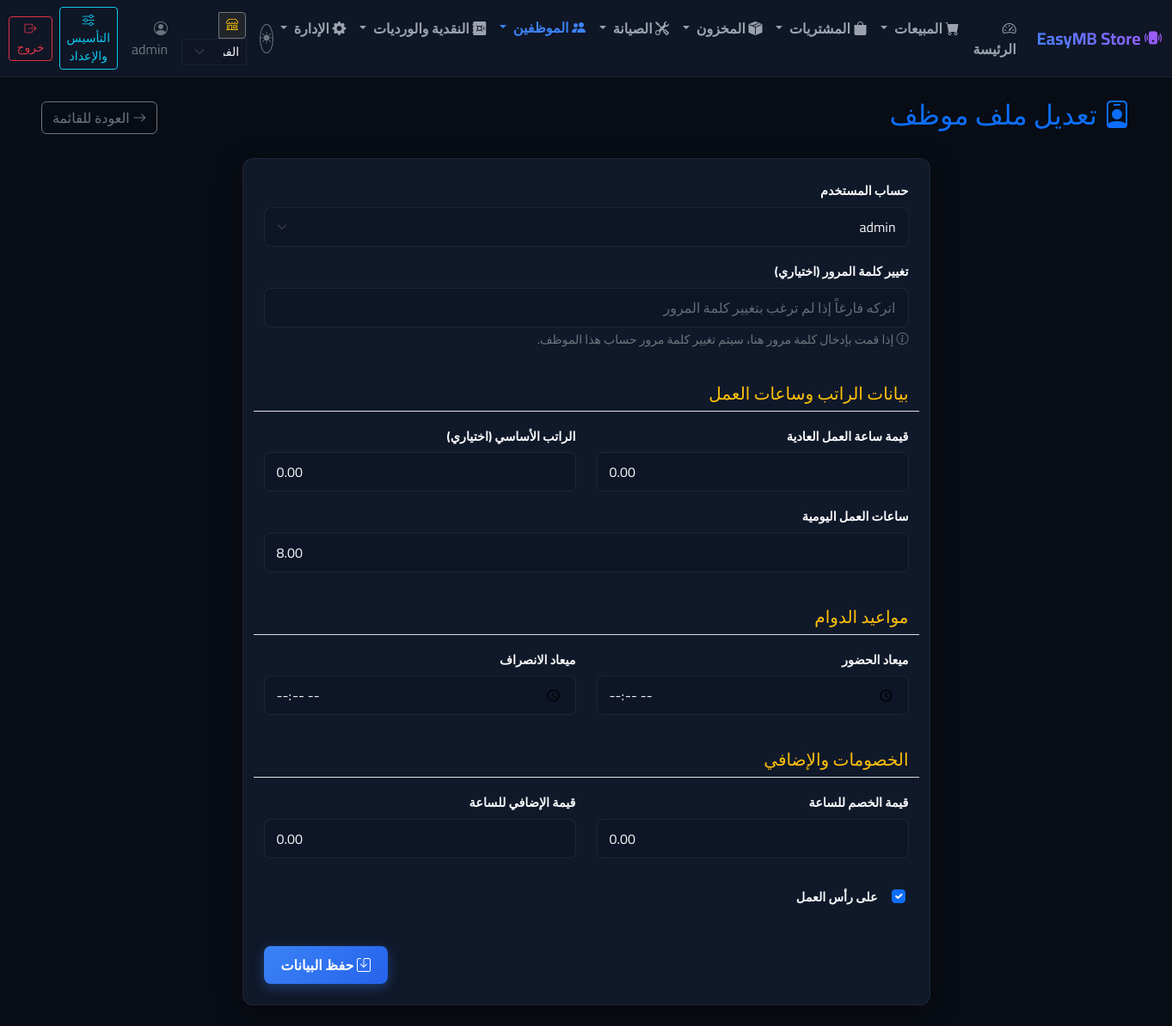
Page /hr/employees/3/edit/ (signed in) on the committed database.
### erp/models.py (models this page shows, shortened)
class EmployeeProfile(models.Model):
    user = models.OneToOneField(User, on_delete=models.CASCADE, related_name='employee_profile', verbose_name="حساب المستخدم")
    active_branch = models.ForeignKey(Branch, on_delete=models.SET_NULL, null=True, blank=True, related_name='active_employees', verbose_name="الفرع النشط حالياً")
    allowed_branches = models.ManyToManyField(Branch, blank=True, related_name='employees', verbose_name="الفروع المسموح بها")
    hourly_rate = models.DecimalField(max_digits=8, decimal_places=2, default=0.00, verbose_name="قيمة ساعة العمل العادية")
    daily_working_hours = models.DecimalField(max_digits=4, decimal_places=2, default=8.00, verbose_name="ساعات العمل اليومية")
    shift_start_time = models.TimeField(null=True, blank=True, verbose_name="ميعاد الحضور")
    shift_end_time = models.TimeField(null=True, blank=True, verbose_name="ميعاد الانصراف")
    deduction_per_hour = models.DecimalField(max_digits=8, decimal_places=2, default=0.00, verbose_name="قيمة الخصم للساعة")
    overtime_per_hour = models.DecimalField(max_digits=8, decimal_places=2, default=0.00, verbose_name="قيمة الإضافي للساعة")
    base_salary = models.DecimalField(max_digits=10, decimal_places=2, default=0.00, verbose_name="الراتب الأساسي (اختياري)")
    is_active = models.BooleanField(default=True, verbose_name="على رأس العمل")
    class Meta:
        verbose_name = "ملف الموظف"
        verbose_name_plural = "ملفات الموظفين"

### erp/views.py (the view)
# urls.py: path('hr/employees/<int:pk>/edit/', views.employee_edit, name='employee_edit'),
@login_required
@permission_required('erp.change_employeeprofile', raise_exception=True)
def employee_edit(request, pk):
    employee = get_object_or_404(EmployeeProfile, pk=pk)
    if request.method == 'POST':
        form = EmployeeProfileForm(request.POST, instance=employee)
        if form.is_valid():
            form.save()
            messages.success(request, "تم تعديل بيانات الموظف بنجاح.")
            return redirect('erp:employee_list')
    else:
        form = EmployeeProfileForm(instance=employee)
    return render(request, 'erp/hr/employee_form.html', {'form': form, 'title': 'تعديل ملف موظف', 'employee': employee})

### erp/templates/erp/hr/employee_form.html (shortened to what this page needs)
{% extends 'erp/base.html' %}
{% block content %}
<div class="d-flex justify-content-between align-items-center mb-4">
    <h2 class="text-primary"><i class="bi bi-person-badge"></i> {{ title }}</h2>
    <a href="{% url 'erp:employee_list' %}" class="btn btn-outline-secondary">
        <i class="bi bi-arrow-right"></i> العودة للقائمة
    </a>
</div>
<div class="glass-card p-4 mx-auto" style="max-width: 800px;">
    <form method="post">
        <div class="row">
            <div class="col-md-12 mb-3">
                <label class="form-label text-light fw-bold">{{ form.user.label }}</label>
                {{ form.user }}
            </div>
            <div class="col-md-12 mb-3">
                <label class="form-label text-light fw-bold">{{ form.new_password.label }}</label>
                {{ form.new_password }}
                {% if form.new_password.help_text %}
                <div class="form-text text-secondary"><i class="bi bi-info-circle"></i> {{ form.new_password.help_text }}</div>
                {% endif %}
            </div>
            <h5 class="text-warning mt-4 mb-3 border-bottom pb-2">بيانات الراتب وساعات العمل</h5>
            <div class="col-md-6 mb-3">
                <label class="form-label text-light fw-bold">{{ form.hourly_rate.label }}</label>
                {{ form.hourly_rate }}
            </div>
            <div class="col-md-6 mb-3">
                <label class="form-label text-light fw-bold">{{ form.base_salary.label }}</label>
                {{ form.base_salary }}
            </div>
            <div class="col-md-12 mb-3">
                <label class="form-label text-light fw-bold">{{ form.daily_working_hours.label }}</label>
                {{ form.daily_working_hours }}
            </div>
            <h5 class="text-warning mt-4 mb-3 border-bottom pb-2">مواعيد الدوام</h5>
            <div class="col-md-6 mb-3">
                <label class="form-label text-light fw-bold">{{ form.shift_start_time.label }}</label>
                {{ form.shift_start_time }}
            </div>
            <div class="col-md-6 mb-3">
                <label class="form-label text-light fw-bold">{{ form.shift_end_time.label }}</label>
                {{ form.shift_end_time }}
            </div>
            <h5 class="text-warning mt-4 mb-3 border-bottom pb-2">الخصومات والإضافي</h5>
            <div class="col-md-6 mb-3">
                <label class="form-label text-light fw-bold">{{ form.deduction_per_hour.label }}</label>
                {{ form.deduction_per_hour }}
            </div>
            <div class="col-md-6 mb-3">
                <label class="form-label text-light fw-bold">{{ form.overtime_per_hour.label }}</label>
                {{ form.overtime_per_hour }}
            </div>
            <div class="col-md-12 mb-3 mt-3 form-check ms-3">
                {{ form.is_active }}
                <label class="form-check-label text-light ms-2 fw-bold" for="{{ form.is_active.id_for_label }}">
                    {{ form.is_active.label }}
                </label>
            </div>
        </div>
        <div class="text-end mt-4">
            <button type="submit" class="btn btn-primary px-5">
                <i class="bi bi-save"></i> حفظ البيانات
            </button>
        </div>
    </form>
</div>
{% endblock %}

### erp/templates/erp/base.html (shortened to what this page needs)
<!DOCTYPE html>
<html lang="ar" dir="rtl">
<head>
    <link rel="stylesheet" href="https://cdn.jsdelivr.net/npm/bootstrap@5.3.2/dist/css/bootstrap.rtl.min.css">
    <link rel="stylesheet" href="https://cdn.jsdelivr.net/npm/bootstrap-icons@1.11.2/font/bootstrap-icons.min.css">
    {% load static %}
    <link rel="stylesheet" href="{% static 'css/styles.css' %}?v={% now 'U' %}">
</head>
<body>
    <nav class="navbar navbar-expand-lg navbar-dark navbar-custom sticky-top">
        <div class="container-fluid">
            <a class="navbar-brand" href="{% if request.user.is_staff or request.user.is_superuser %}{% url 'erp:dashboard' %}{% elif perms.erp.add_saleinvoice %}{% url 'erp:pos' %}{% elif perms.erp.change_repairticket %}{% url 'erp:repair_list' %}{% else %}{% url 'erp:pos' %}{% endif %}">
                <i class="bi bi-phone-vibrate-fill"></i> EasyMB Store
            </a>
            <div class="collapse navbar-collapse" id="navbarNav">
                <ul class="navbar-nav me-auto mb-2 mb-lg-0">
                    {% if request.user.is_staff or request.user.is_superuser %}
                    <li class="nav-item">
                        <a class="nav-link {% if request.resolver_match.view_name == 'erp:dashboard' %}active{% endif %}" href="{% url 'erp:dashboard' %}">
                            <i class="bi bi-speedometer2"></i> الرئيسة
                        </a>
                    </li>
                    {% endif %}
                    {% if perms.erp.add_saleinvoice %}
                    <li class="nav-item dropdown">
                        <a class="nav-link dropdown-toggle " href="#" id="salesDropdown" role="button" data-bs-toggle="dropdown" aria-expanded="false">
                            <i class="bi bi-cart-fill"></i> المبيعات
                        </a>
                    </li>
                    {% endif %}
                    {% if perms.erp.add_device or perms.erp.view_purchaseinvoice %}
                    <li class="nav-item dropdown">
                        <a class="nav-link dropdown-toggle {% if 'purchase' in request.resolver_match.view_name %}active{% endif %}" href="#" id="purchasesDropdown" role="button" data-bs-toggle="dropdown" aria-expanded="false">
                            <i class="bi bi-bag-fill"></i> المشتريات
                        </a>
                    </li>
                    {% endif %}
                    {% if perms.erp.view_stock or perms.erp.view_stocktransfer %}
                    <li class="nav-item dropdown">
                        <a class="nav-link dropdown-toggle " href="#" id="inventoryDropdown" role="button" data-bs-toggle="dropdown" aria-expanded="false">
                            <i class="bi bi-box-seam-fill"></i> المخزون
                        </a>
                    </li>
                    {% endif %}
                    {% if perms.erp.view_repairticket %}
                    <li class="nav-item dropdown">
                        <a class="nav-link dropdown-toggle {% if 'repair' in request.resolver_match.view_name %}active{% endif %}" href="#" id="repairsDropdown" role="button" data-bs-toggle="dropdown" aria-expanded="false">
                            <i class="bi bi-tools"></i> الصيانة
                        </a>
                    </li>
                    {% endif %}
                    {% if request.user.is_authenticated %}
                    <li class="nav-item dropdown">
                        <a class="nav-link dropdown-toggle {% if 'hr' in request.resolver_match.view_name or 'employee' in request.resolver_match.view_name or 'payroll' in request.resolver_match.view_name or 'attendance' in request.resolver_match.view_name %}active{% endif %}" href="#" id="hrDropdown" role="button" data-bs-toggle="dropdown" aria-expanded="false">
                            <i class="bi bi-people-fill"></i> الموظفين
                        </a>
                    </li>
                    {% endif %}
                    {% if perms.erp.view_cashshift %}
                    <li class="nav-item dropdown">
                        <a class="nav-link dropdown-toggle " href="#" id="cashDropdown" role="button" data-bs-toggle="dropdown" aria-expanded="false">
                            <i class="bi bi-safe-fill"></i> النقدية والورديات
                        </a>
                    </li>
                    {% endif %}
                    {% if request.user.is_staff or request.user.is_superuser %}
                    <li class="nav-item dropdown">
                        <a class="nav-link dropdown-toggle " href="#" id="adminDropdown" role="button" data-bs-toggle="dropdown" aria-expanded="false">
                            <i class="bi bi-gear-fill"></i> الإدارة
                        </a>
                    </li>
                    {% endif %}
                </ul>
                <div class="d-flex align-items-center">
                    <button id="themeToggleBtn" class="btn btn-outline-secondary btn-sm me-3 text-secondary" title="تغيير نظام الإضاءة" style="border-radius: 50%; width: 34px; height: 34px; display: flex; align-items: center; justify-content: center; padding: 0;">
                        <i id="themeToggleIcon" class="bi bi-sun-fill"></i>
                    </button>
                    {% if request.user.is_authenticated %}
                        {% if user_allowed_branches %}
                        <form action="{% url 'erp:switch_branch' %}" method="POST" class="d-inline me-3">
                            <div class="input-group input-group-sm">
                                <span class="input-group-text bg-dark text-warning border-secondary">
                                    <i class="bi bi-shop"></i>
                                </span>
                                <select name="branch_id" class="form-select bg-dark text-light border-secondary" onchange="this.form.elements['next'].value = window.location.pathname + window.location.search + window.location.hash; this.form.submit()" style="max-width: 150px;">
                                    {% for b in user_allowed_branches %}
                                    <option value="{{ b.id }}" {% if active_branch and active_branch.id == b.id %}selected{% endif %}>{{ b.name }}</option>
                                    {% endfor %}
                                </select>
                            </div>
                        </form>
                        {% endif %}
                        <span class="text-secondary me-3">
                            <i class="bi bi-person-circle"></i> {{ request.user.username }}
                        </span>
                        {% if perms.erp.change_storesetting %}
                        <a href="{% url 'erp:setup_dashboard' %}" class="btn btn-outline-info btn-sm me-2">
                            <i class="bi bi-sliders"></i> التأسيس والإعداد
                        </a>
                        {% endif %}
                        <form action="{% url 'erp:logout' %}" method="POST" class="d-inline">
                            <button type="submit" class="btn btn-outline-danger btn-sm">
                                <i class="bi bi-box-arrow-right"></i> خروج
                            </button>
                        </form>
                    {% else %}
                        <a href="{% url 'erp:login' %}" class="btn btn-primary btn-sm">
                            <i class="bi bi-box-arrow-in-left"></i> دخول
                        </a>
                    {% endif %}
                </div>
            </div>
        </div>
    </nav>
    <div class="container-fluid py-4 px-lg-5">
        {% block content %}{% endblock %}
    </div>
</body>
</html>

### rows in the picture
EmployeeProfile: user "admin", hourly_rate "0.00", base_salary "0.00", daily_working_hours "8.00", deduction_per_hour "0.00", overtime_per_hour "0.00", is_active "☑"

### other values in the picture
{{ request.user.username }} "admin"
{{ title }} "تعديل ملف موظف"
form field branch_id "الفرع الرئيسي"
